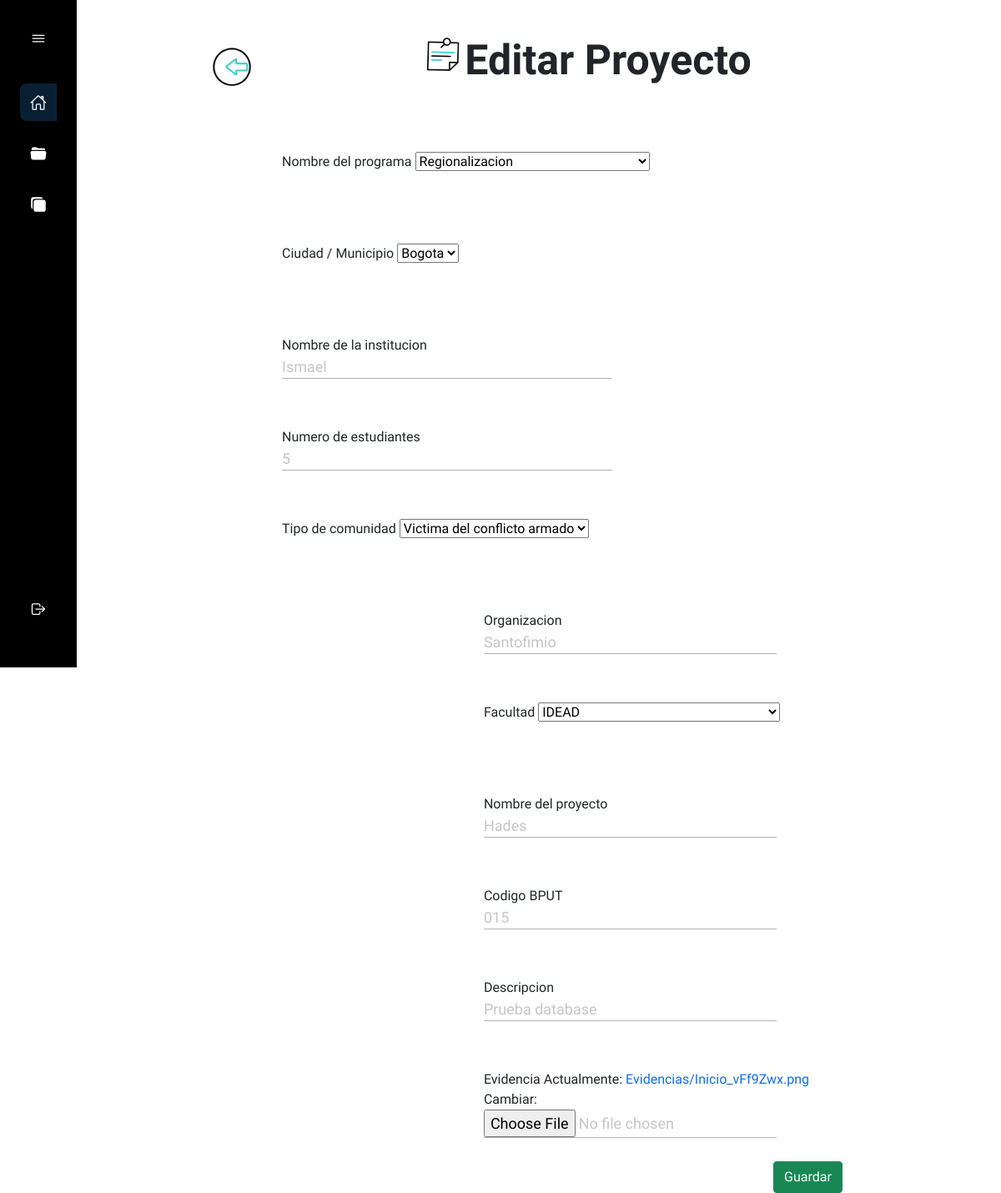
The app's page /Proyecto/editar/1, older data.
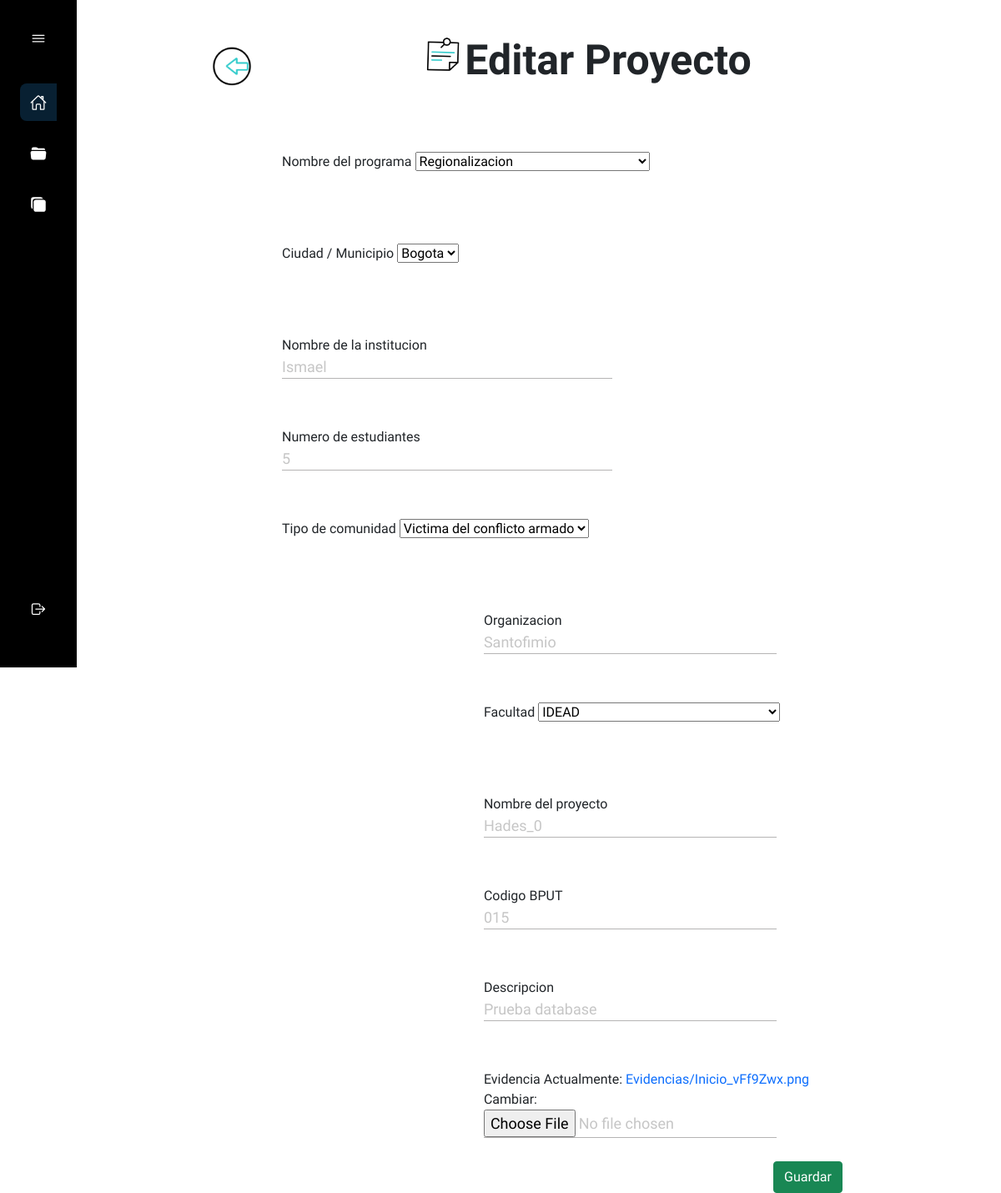
The same page, newer data.
### Apps/OfConvenio/models.py (models this page shows, shortened)
class ProyectosProyeccionSocial(models.Model):
    PROYECTOS_CHOICES = (
        ('Regionalizacion','Regionalizacion'),
        ('UT Solidaria','UT Solidaria'),
        ('UT Para los niños','UT Para los niños'),
        ('UT En tu comunidad','UT En tu comunidad'),
        ('Articulacion con la escuela','Articulacion con la escuela'),
        ('Universidad territorio de paz','Universidad territorio de paz'),
        ('Apropiacion social del conocimiento','Apropiacion social del conocimiento'),
        ('Universidad abierta','Universidad abierta'),
    )
    CIUDADES_CHOICES=(
        ('Ibague','Ibague'),
        ('Bogota','Bogota'),
    )
    COMUNIDAD_CHOICES = (
        ('No aplica', 'No aplica'),
        ('Indigena', 'Indigena'),
        ('Afrodecendiente', 'Afrodecendiente'),
        ('Campesino', 'Campesino'),
        ('Comunidad LGBTI', 'Comunidad LGBTI'),
        ('Victima del conflicto armado', 'Victima del conflicto armado'),)
    FACULTAD_CHOICES = (
        ('No aplica', 'No aplica'),
        ('Facultad de ciencias humanas y artes', 'Facultad de ciencias humanas y artes'),
        ('Facultad de ciencias de la educacion', 'Facultad de ciencias de la educacion'),
        ('Facultad de medicina veterinaria', 'Facultad de medicina veterinaria'),
        ('Facultad de ciencias basicas', 'Facultad de ciencias basicas'),
        ('Facultad de tecnologia', 'Facultad de tecnologia'),
        ('IDEAD', 'IDEAD'),
        ('Facultad de ingenieria agronomica', 'Facultad de ingenieria agronomica'),
        ('Facultad de ingenieria forestal', 'Facultad de ingenieria forestal'),
        ('Facultad de ciencias en la salud', 'Facultad de ciencias en la salud'),
    )
    codigo = models.AutoField('Codigo',primary_key=True,blank=False)
    fecha = models.DateField('Fecha',max_length=15, auto_now_add=True)
    programa = models.CharField('Programa',max_length= 50, null=False, choices = PROYECTOS_CHOICES)
    ciudad = models.CharField('Ciudad',max_length=30, blank=False, null=False, choices=CIUDADES_CHOICES)
    institucion = models.CharField('Nombre de la institucion',max_length=30, blank=False, null=False)
    codigoBput = models.CharField('Codigo BPUT', max_length=50, default=0, editable=True)
    evidencia = models.ImageField(upload_to="Evidencias", null=True)
    nombreDocente = models.CharField('Nombre del docente', max_length=50, default='Nn', editable=True)
    numeroEstudiantes = models.IntegerField('Numero de estudiantes', default=0, editable=True)
    tipoComunidad = models.CharField('Tipo de Comunidad', max_length=30, choices=COMUNIDAD_CHOICES, default='Nn',
                                      editable=True)
    organizacion = models.CharField('Organizacion', max_length=30, default='Nn', editable=True)
    facultad = models.CharField('Facultad', max_length=80, choices=FACULTAD_CHOICES, default='Nn', editable=True)
    nombreProyecto = models.CharField('Nombre del proyecto',max_length= 50,default='Nn', editable=True)
    descripcion = models.CharField('Descripcion', max_length= 200, blank=False, null=False)

### Apps/OfConvenio/views.py (the view)
# urls.py: path("Proyecto/editar/<int:pk>",editarProyecto.as_view(), name="editarProyecto"),
class editarProyecto(UpdateView):
    model = ProyectosProyeccionSocial
    form_class = formC
    page_title = 'Editar Proyecto'
    success_url = reverse_lazy('inicioProyeccion')
    context_object_name = 'obj'
    template_name = 'Proyeccion/crearProyecto.html'
    def get_context_data(self, **kwargs):
        context = super(editarProyecto, self).get_context_data(**kwargs)
        context['page_title'] = self.page_title
        return context

### Apps/OfConvenio/forms.py
class formC(forms.ModelForm):
    class Meta:
        model = ProyectosProyeccionSocial
        field = [
            'programa',
            'ciudad',
            'institucion',
            'numeroEstudiantes',
            'tipoComunidad',
            'organizacion',
            'facultad',
            'nombreProyecto',
            'codigoBput',
            'descripcion',
            'evidencia'
        ]
        labels = {
            'programa': 'Nombre del programa',
            'ciudad': 'Ciudad / Municipio',
            'institucion':'Nombre de la institucion',
            'numeroEstudiantes': 'Numero de estudiantes',
            'tipoComunidad': 'Tipo de comunidad',
            'organizacion': 'Organizacion',
            'facultad': 'Facultad',
            'nombreProyecto': 'Nombre del proyecto',
            'nombreDocente': 'Nombre del docente',
            'codigoBput': 'Codigo BPUT',
            'descripcion': 'Descripcion',
        }
        exclude = [
            'codigo',
            'fecha',
            'nombreDocente',
        ]

### Apps/OfConvenio/templates/Proyeccion/crearProyecto.html (shortened to what this page needs)
{% extends "Base.html" %}
{% load  static %}
{% block body %}
    <link rel="stylesheet" href="{% static 'Css/Proyeccion/crearProyecto.css' %}">
    <div class="atras">
     <a href="{% url 'inicioProyeccion' %}" role="button">
        <img class="volver" src="{% static 'image/gif/flecha-izquierda.gif' %}" alt="">
     </a>
    </div>
    <div class="titulo">
            <img class="gif" src="{% static 'image/gif/nota.gif' %}" alt="">
     <h1>{{ page_title }}</h1>
    </div>
    <form method="post" enctype="multipart/form-data">
        <div class="form">
            <div class="left">
            <div class="grupo">
                {{ form.programa.label }}
                {{ form.programa }}
            </div>
            <div class="grupo">
                {{ form.ciudad.label }}
                {{ form.ciudad}}
            </div>
            <div class="grupo">
                {{ form.institucion.label }}
                {{ form.institucion }}
            </div>
            <div class="grupo">
                {{ form.numeroEstudiantes.label }}
                {{ form.numeroEstudiantes }}
            </div>
            <div class="grupo">
                {{ form.tipoComunidad.label }}
                {{ form.tipoComunidad }}
            </div>
            </div>
            <div class="rigth">
            <div class="grupo">
                {{ form.organizacion.label }}
                {{ form.organizacion}}
            </div>
            <div class="grupo">
                {{ form.facultad.label }}
                {{ form.facultad}}
            </div>
            <div class="grupo">
                {{ form.nombreProyecto.label }}
                {{ form.nombreProyecto}}
            </div>
            <div class="grupo">
                {{ form.codigoBput.label }}
                {{ form.codigoBput}}
            </div>
            <div class="grupo">
                {{ form.descripcion.label }}
                {{ form.descripcion}}
            </div>
            <div class="grupo">
                {{ form.evidencia.label }}
                {{ form.evidencia }}
            </div>
            </div>
        </div>
    <button class="btn btn-success" type="submit">Guardar</button>
    </form>
{% endblock %}

Row changes from the older to the newer data that the page shows:
changed ProyectosProyeccionSocial "Regionalizacion": nombreProyecto "Hades" → "Hades_0"
